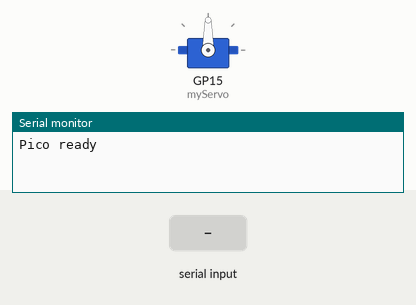
This sketch was run on a simulated Raspberry Pi Pico. On the bench: servo, the last lines printed to the serial monitor. Inputs (shaded band) come from the test bench.

Above: at 1.2 s.
1.3 s: "P" received over the second serial link
At 2.1 s:
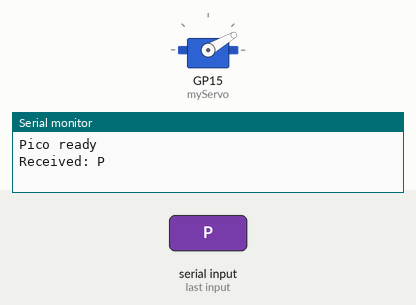
3.8 s: "S" received over the second serial link
At 4.4 s:
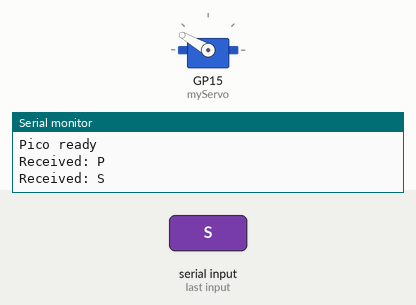
Timing chart, 0 to 6.8 s (numbered marks = the images above; inputs shaded):
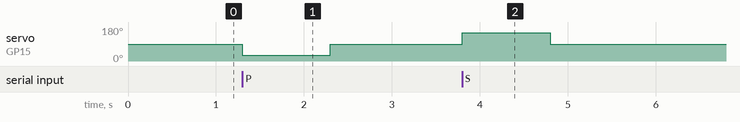

The sketch:

servo___camera.ino
```cpp
#include <Servo.h>

Servo myServo;

void setup() {
  Serial.begin(115200);

  // Nicla TX -> Pico GP5
  Serial2.setRX(5);
  Serial2.setTX(4);
  Serial2.begin(115200);

  // Servo signal -> GP15
  myServo.attach(15);
  myServo.write(90);

  Serial.println("Pico ready");
}

void loop() {
  if (Serial2.available()) {
    char command = Serial2.read();

    Serial.print("Received: ");
    Serial.println(command);

    if (command == 'P') {
      myServo.write(30);
      delay(1000);
      myServo.write(90);
    }

    if (command == 'O') {
      myServo.write(90);
      delay(1000);
      myServo.write(90);
    }

    if (command == 'S') {
      myServo.write(150);
      delay(1000);
      myServo.write(90);
    }
  }
}
```

Measured:
- after the input at 1.3 s, servo on GP15 (myServo): 90° → 30° at once, → 90° 1.0 s later
- after the input at 3.8 s, servo on GP15 (myServo): 90° → 150° at once, → 90° 1.0 s later
